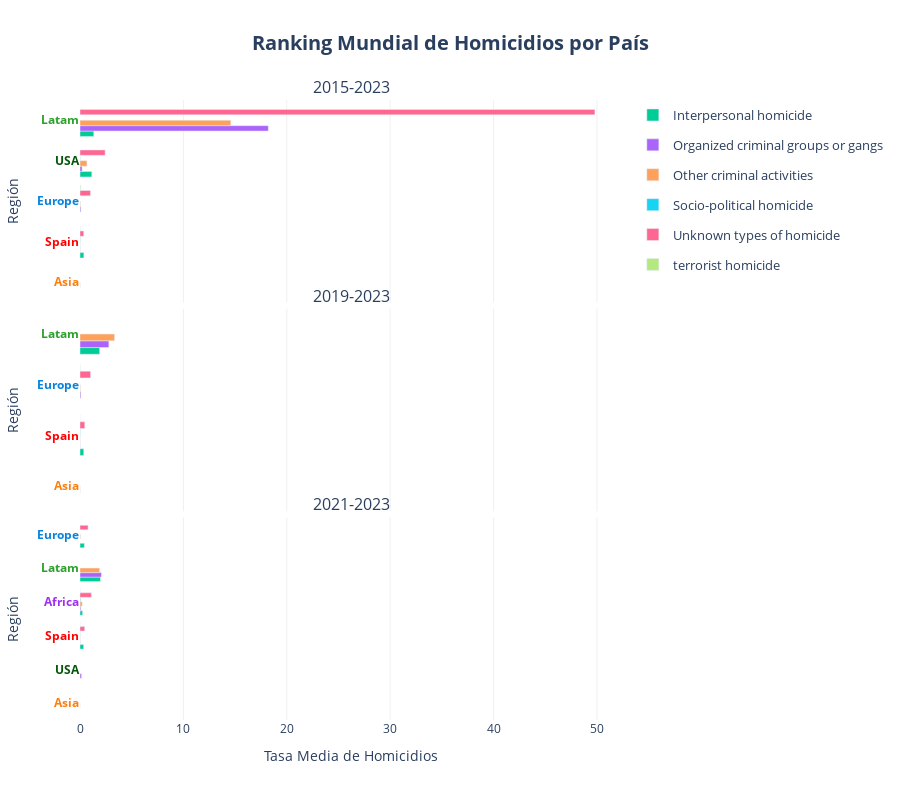

Notebook source saved alongside this figure:
### Code cell
barplot(
    df = df_ranking_combined['region'], 
    x='mean_homicides_rate', 
    y='Region_2', 
    height=800,
    reverse_y_order=False,
    orientation='h', 
    color='Category', 
    facet_col='Periodo',
    cols_wrap=1, 
    vertical_spacing = 0.01,
    barmode='group',
    yticks_color_column='Region_2',
    yticks_color_map=COLOR_MAP['Region_2'],
    color_discrete_map=COLOR_MAP['Sex'], 
    #category_orders=CATEGORY_ORDERS,
    hover_data=HOVER_DATA['ranking_region'], 
    labels=LABELS['ranking'],
    hovertemplate=HOVER_TEMPLATES['ranking_region'],
    title=f"Ranking Mundial de Homicidios por País",
    plot_save_path=os.path.join(PROJECT_PATH, 'plots', PLOT_FILENAME['ranking_region']), 
    show=True
    )

### Figure 1 — Plotly figure (JSON) as saved in the notebook; plotly's stock layout.template omitted (floating-point values rounded to 4 significant figures)
{"data": [{"alignmentgroup": "True", "cliponaxis": false, "hovertemplate": "<b style='font-size: 14px'>%{y}</b><br><br><b>Tasa Media de Homicidios:</b> %{x:.2f}<br><extra></extra>", "legendgroup": "Interpersonal homicide", "marker": {"color": "#00cc96", "pattern": {"shape": ""}}, "name": "Interpersonal homicide", "offsetgroup": "Interpersonal homicide", "orientation": "h", "showlegend": true, "textangle": 0, "textfont": {"size": 12}, "textposition": "outside", "type": "bar", "x": [1.33, 0.37, 1.14], "xaxis": "x", "y": ["Latam", "Spain", "USA"], "yaxis": "y"}, {"alignmentgroup": "True", "cliponaxis": false, "hovertemplate": "<b style='font-size: 14px'>%{y}</b><br><br><b>Tasa Media de Homicidios:</b> %{x:.2f}<br><extra></extra>", "legendgroup": "Organized criminal groups or gangs", "marker": {"color": "#ab63fa", "pattern": {"shape": ""}}, "name": "Organized criminal groups or gangs", "offsetgroup": "Organized criminal groups or gangs", "orientation": "h", "showlegend": true, "textangle": 0, "textfont": {"size": 12}, "textposition": "outside", "type": "bar", "x": [0.08, 18.21, 0.01, 0.2], "xaxis": "x", "y": ["Europe", "Latam", "Spain", "USA"], "yaxis": "y"}, {"alignmentgroup": "True", "cliponaxis": false, "hovertemplate": "<b style='font-size: 14px'>%{y}</b><br><br><b>Tasa Media de Homicidios:</b> %{x:.2f}<br><extra></extra>", "legendgroup": "Other criminal activities", "marker": {"color": "#FFA15A", "pattern": {"shape": ""}}, "name": "Other criminal activities", "offsetgroup": "Other criminal activities", "orientation": "h", "showlegend": true, "textangle": 0, "textfont": {"size": 12}, "textposition": "outside", "type": "bar", "x": [0.01, 0.03, 14.58, 0.01, 0.67], "xaxis": "x", "y": ["Asia", "Europe", "Latam", "Spain", "USA"], "yaxis": "y"}, {"alignmentgroup": "True", "cliponaxis": false, "hovertemplate": "<b style='font-size: 14px'>%{y}</b><br><br><b>Tasa Media de Homicidios:</b> %{x:.2f}<br><extra></extra>", "legendgroup": "Socio-political homicide", "marker": {"color": "#19d3f3", "pattern": {"shape": ""}}, "name": "Socio-political homicide", "offsetgroup": "Socio-political homicide", "orientation": "h", "showlegend": true, "textangle": 0, "textfont": {"size": 12}, "textposition": "outside", "type": "bar", "x": [NaN, 0.02, 0.01], "xaxis": "x", "y": ["Latam", "Spain", "USA"], "yaxis": "y"}, {"alignmentgroup": "True", "cliponaxis": false, "hovertemplate": "<b style='font-size: 14px'>%{y}</b><br><br><b>Tasa Media de Homicidios:</b> %{x:.2f}<br><extra></extra>", "legendgroup": "Unknown types of homicide", "marker": {"color": "#FF6692", "pattern": {"shape": ""}}, "name": "Unknown types of homicide", "offsetgroup": "Unknown types of homicide", "orientation": "h", "showlegend": true, "textangle": 0, "textfont": {"size": 12}, "textposition": "outside", "type": "bar", "x": [1.01, 49.8, 0.36, 2.43], "xaxis": "x", "y": ["Europe", "Latam", "Spain", "USA"], "yaxis": "y"}, {"alignmentgroup": "True", "cliponaxis": false, "hovertemplate": "<b style='font-size: 14px'>%{y}</b><br><br><b>Tasa Media de Homicidios:</b> %{x:.2f}<br><extra></extra>", "legendgroup": "terrorist homicide", "marker": {"color": "#B6E880", "pattern": {"shape": ""}}, "name": "terrorist homicide", "offsetgroup": "terrorist homicide", "orientation": "h", "showlegend": true, "textangle": 0, "textfont": {"size": 12}, "textposition": "outside", "type": "bar", "x": [0.05, NaN, 0.01], "xaxis": "x", "y": ["Europe", "Latam", "Spain"], "yaxis": "y"}, {"alignmentgroup": "True", "cliponaxis": false, "hovertemplate": "<b style='font-size: 14px'>%{y}</b><br><br><b>Tasa Media de Homicidios:</b> %{x:.2f}<br><extra></extra>", "legendgroup": "Interpersonal homicide", "marker": {"color": "#00cc96", "pattern": {"shape": ""}}, "name": "Interpersonal homicide", "offsetgroup": "Interpersonal homicide", "orientation": "h", "showlegend": false, "textangle": 0, "textfont": {"size": 12}, "textposition": "outside", "type": "bar", "x": [1.9, 0.36], "xaxis": "x2", "y": ["Latam", "Spain"], "yaxis": "y2"}, {"alignmentgroup": "True", "cliponaxis": false, "hovertemplate": "<b style='font-size: 14px'>%{y}</b><br><br><b>Tasa Media de Homicidios:</b> %{x:.2f}<br><extra></extra>", "legendgroup": "Organized criminal groups or gangs", "marker": {"color": "#ab63fa", "pattern": {"shape": ""}}, "name": "Organized criminal groups or gangs", "offsetgroup": "Organized criminal groups or gangs", "orientation": "h", "showlegend": false, "textangle": 0, "textfont": {"size": 12}, "textposition": "outside", "type": "bar", "x": [0.08, 2.79, 0.01], "xaxis": "x2", "y": ["Europe", "Latam", "Spain"], "yaxis": "y2"}, {"alignmentgroup": "True", "cliponaxis": false, "hovertemplate": "<b style='font-size: 14px'>%{y}</b><br><br><b>Tasa Media de Homicidios:</b> %{x:.2f}<br><extra></extra>", "legendgroup": "Other criminal activities", "marker": {"color": "#FFA15A", "pattern": {"shape": ""}}, "name": "Other criminal activities", "offsetgroup": "Other criminal activities", "orientation": "h", "showlegend": false, "textangle": 0, "textfont": {"size": 12}, "textposition": "outside", "type": "bar", "x": [0.01, 0.03, 3.34, 0.01], "xaxis": "x2", "y": ["Asia", "Europe", "Latam", "Spain"], "yaxis": "y2"}, {"alignmentgroup": "True", "cliponaxis": false, "hovertemplate": "<b style='font-size: 14px'>%{y}</b><br><br><b>Tasa Media de Homicidios:</b> %{x:.2f}<br><extra></extra>", "legendgroup": "Socio-political homicide", "marker": {"color": "#19d3f3", "pattern": {"shape": ""}}, "name": "Socio-political homicide", "offsetgroup": "Socio-political homicide", "orientation": "h", "showlegend": false, "textangle": 0, "textfont": {"size": 12}, "textposition": "outside", "type": "bar", "x": [NaN, 0.02], "xaxis": "x2", "y": ["Latam", "Spain"], "yaxis": "y2"}, {"alignmentgroup": "True", "cliponaxis": false, "hovertemplate": "<b style='font-size: 14px'>%{y}</b><br><br><b>Tasa Media de Homicidios:</b> %{x:.2f}<br><extra></extra>", "legendgroup": "Unknown types of homicide", "marker": {"color": "#FF6692", "pattern": {"shape": ""}}, "name": "Unknown types of homicide", "offsetgroup": "Unknown types of homicide", "orientation": "h", "showlegend": false, "textangle": 0, "textfont": {"size": 12}, "textposition": "outside", "type": "bar", "x": [1.02, NaN, 0.46], "xaxis": "x2", "y": ["Europe", "Latam", "Spain"], "yaxis": "y2"}, {"alignmentgroup": "True", "cliponaxis": false, "hovertemplate": "<b style='font-size: 14px'>%{y}</b><br><br><b>Tasa Media de Homicidios:</b> %{x:.2f}<br><extra></extra>", "legendgroup": "terrorist homicide", "marker": {"color": "#B6E880", "pattern": {"shape": ""}}, "name": "terrorist homicide", "offsetgroup": "terrorist homicide", "orientation": "h", "showlegend": false, "textangle": 0, "textfont": {"size": 12}, "textposition": "outside", "type": "bar", "x": [0.01, NaN, 0.0], "xaxis": "x2", "y": ["Europe", "Latam", "Spain"], "yaxis": "y2"}, {"alignmentgroup": "True", "cliponaxis": false, "hovertemplate": "<b style='font-size: 14px'>%{y}</b><br><br><b>Tasa Media de Homicidios:</b> %{x:.2f}<br><extra></extra>", "legendgroup": "Interpersonal homicide", "marker": {"color": "#00cc96", "pattern": {"shape": ""}}, "name": "Interpersonal homicide", "offsetgroup": "Interpersonal homicide", "orientation": "h", "showlegend": false, "textangle": 0, "textfont": {"size": 12}, "textposition": "outside", "type": "bar", "x": [0.25, 0.42, 1.98, 0.35], "xaxis": "x3", "y": ["Africa", "Europe", "Latam", "Spain"], "yaxis": "y3"}, {"alignmentgroup": "True", "cliponaxis": false, "hovertemplate": "<b style='font-size: 14px'>%{y}</b><br><br><b>Tasa Media de Homicidios:</b> %{x:.2f}<br><extra></extra>", "legendgroup": "Organized criminal groups or gangs", "marker": {"color": "#ab63fa", "pattern": {"shape": ""}}, "name": "Organized criminal groups or gangs", "offsetgroup": "Organized criminal groups or gangs", "orientation": "h", "showlegend": false, "textangle": 0, "textfont": {"size": 12}, "textposition": "outside", "type": "bar", "x": [0.08, NaN, 2.07, 0.01, 0.15], "xaxis": "x3", "y": ["Africa", "Europe", "Latam", "Spain", "USA"], "yaxis": "y3"}, {"alignmentgroup": "True", "cliponaxis": false, "hovertemplate": "<b style='font-size: 14px'>%{y}</b><br><br><b>Tasa Media de Homicidios:</b> %{x:.2f}<br><extra></extra>", "legendgroup": "Other criminal activities", "marker": {"color": "#FFA15A", "pattern": {"shape": ""}}, "name": "Other criminal activities", "offsetgroup": "Other criminal activities", "orientation": "h", "showlegend": false, "textangle": 0, "textfont": {"size": 12}, "textposition": "outside", "type": "bar", "x": [0.21, 0.0, 0.04, 1.89, 0.01], "xaxis": "x3", "y": ["Africa", "Asia", "Europe", "Latam", "Spain"], "yaxis": "y3"}, {"alignmentgroup": "True", "cliponaxis": false, "hovertemplate": "<b style='font-size: 14px'>%{y}</b><br><br><b>Tasa Media de Homicidios:</b> %{x:.2f}<br><extra></extra>", "legendgroup": "Socio-political homicide", "marker": {"color": "#19d3f3", "pattern": {"shape": ""}}, "name": "Socio-political homicide", "offsetgroup": "Socio-political homicide", "orientation": "h", "showlegend": false, "textangle": 0, "textfont": {"size": 12}, "textposition": "outside", "type": "bar", "x": [0.05, NaN, NaN, 0.01], "xaxis": "x3", "y": ["Africa", "Europe", "Latam", "Spain"], "yaxis": "y3"}, {"alignmentgroup": "True", "cliponaxis": false, "hovertemplate": "<b style='font-size: 14px'>%{y}</b><br><br><b>Tasa Media de Homicidios:</b> %{x:.2f}<br><extra></extra>", "legendgroup": "Unknown types of homicide", "marker": {"color": "#FF6692", "pattern": {"shape": ""}}, "name": "Unknown types of homicide", "offsetgroup": "Unknown types of homicide", "orientation": "h", "showlegend": false, "textangle": 0, "textfont": {"size": 12}, "textposition": "outside", "type": "bar", "x": [1.1, 0.78, NaN, 0.45], "xaxis": "x3", "y": ["Africa", "Europe", "Latam", "Spain"], "yaxis": "y3"}, {"alignmentgroup": "True", "cliponaxis": false, "hovertemplate": "<b style='font-size: 14px'>%{y}</b><br><br><b>Tasa Media de Homicidios:</b> %{x:.2f}<br><extra></extra>", "legendgroup": "terrorist homicide", "marker": {"color": "#B6E880", "pattern": {"shape": ""}}, "name": "terrorist homicide", "offsetgroup": "terrorist homicide", "orientation": "h", "showlegend": false, "textangle": 0, "textfont": {"size": 12}, "textposition": "outside", "type": "bar", "x": [0.0, NaN, NaN, 0.0], "xaxis": "x3", "y": ["Africa", "Europe", "Latam", "Spain"], "yaxis": "y3"}], "layout": {"annotations": [{"font": {"size": 16}, "showarrow": false, "text": "2015-2023", "x": 0.5, "xanchor": "center", "xref": "paper", "y": 1, "yanchor": "bottom", "yref": "paper"}, {"font": {"size": 16}, "showarrow": false, "text": "2019-2023", "x": 0.5, "xanchor": "center", "xref": "paper", "y": 0.6633, "yanchor": "bottom", "yref": "paper"}, {"font": {"size": 16}, "showarrow": false, "text": "2021-2023", "x": 0.5, "xanchor": "center", "xref": "paper", "y": 0.3267, "yanchor": "bottom", "yref": "paper"}], "barmode": "group", "height": 800, "legend": {"font": {"size": 13}, "title": {"font": {"size": 15}}}, "plot_bgcolor": "white", "title": {"font": {"size": 20}, "text": "<b>Ranking Mundial de Homicidios por País</b>", "x": 0.5, "xanchor": "center"}, "xaxis": {"anchor": "y", "domain": [0, 1], "gridcolor": "#f0f0f0", "matches": "x3", "showgrid": true, "showticklabels": false, "tickfont": {"size": 12}, "title": {"font": {"size": 14}}}, "xaxis2": {"anchor": "y2", "domain": [0, 1], "gridcolor": "#f0f0f0", "matches": "x3", "showgrid": true, "showticklabels": false, "tickfont": {"size": 12}, "title": {"font": {"size": 14}}}, "xaxis3": {"anchor": "y3", "domain": [0, 1], "gridcolor": "#f0f0f0", "showgrid": true, "tickfont": {"size": 12}, "title": {"font": {"size": 14}, "text": "Tasa Media de Homicidios"}}, "yaxis": {"anchor": "x", "automargin": true, "categoryarray": ["Asia", "Spain", "Europe", "USA", "Latam"], "categoryorder": "array", "domain": [0.6733, 1], "showgrid": false, "tickfont": {"size": 12}, "tickmode": "array", "ticktext": ["<span style='color:#ff7f0e; font-weight:bold'>Asia</span>", "<span style='color:#FF0000; font-weight:bold'>Spain</span>", "<span style='color:#0883db; font-weight:bold'>Europe</span>", "<span style='color:#055509; font-weight:bold'>USA</span>", "<span style='color:#2ca02c; font-weight:bold'>Latam</span>"], "tickvals": ["Asia", "Spain", "Europe", "USA", "Latam"], "title": {"font": {"size": 14}, "text": "Región"}, "type": "category"}, "yaxis2": {"anchor": "x2", "automargin": true, "categoryarray": ["Asia", "Spain", "Europe", "Latam"], "categoryorder": "array", "domain": [0.3367, 0.6633], "showgrid": false, "tickfont": {"size": 12}, "tickmode": "array", "ticktext": ["<span style='color:#ff7f0e; font-weight:bold'>Asia</span>", "<span style='color:#FF0000; font-weight:bold'>Spain</span>", "<span style='color:#0883db; font-weight:bold'>Europe</span>", "<span style='color:#2ca02c; font-weight:bold'>Latam</span>"], "tickvals": ["Asia", "Spain", "Europe", "Latam"], "title": {"font": {"size": 14}, "text": "Región"}, "type": "category"}, "yaxis3": {"anchor": "x3", "automargin": true, "categoryarray": ["Asia", "USA", "Spain", "Africa", "Latam", "Europe"], "categoryorder": "array", "domain": [0, 0.3267], "showgrid": false, "tickfont": {"size": 12}, "tickmode": "array", "ticktext": ["<span style='color:#ff7f0e; font-weight:bold'>Asia</span>", "<span style='color:#055509; font-weight:bold'>USA</span>", "<span style='color:#FF0000; font-weight:bold'>Spain</span>", "<span style='color:#a02ff1; font-weight:bold'>Africa</span>", "<span style='color:#2ca02c; font-weight:bold'>Latam</span>", "<span style='color:#0883db; font-weight:bold'>Europe</span>"], "tickvals": ["Asia", "USA", "Spain", "Africa", "Latam", "Europe"], "title": {"font": {"size": 14}, "text": "Región"}, "type": "category"}}}
